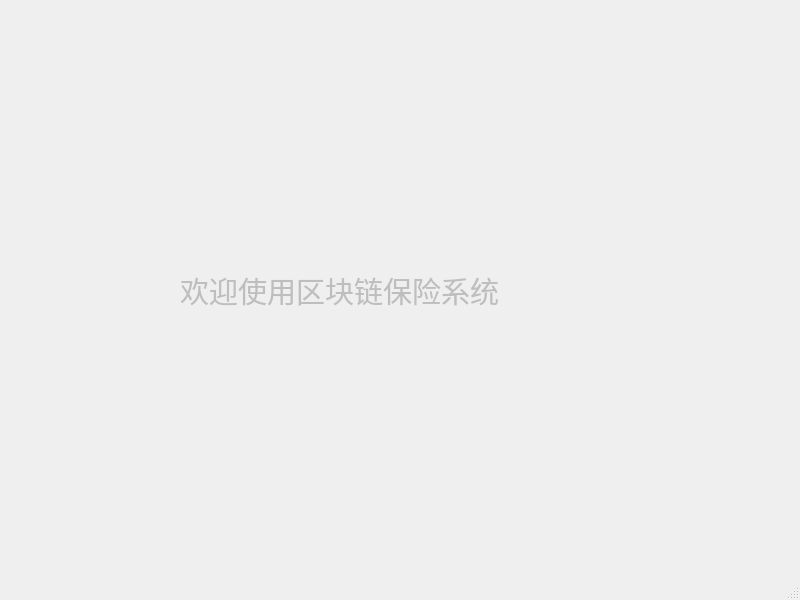
<?xml version="1.0" encoding="UTF-8"?>
<ui version="4.0">
 <class>MainWindow</class>
 <widget class="QMainWindow" name="MainWindow">
  <property name="geometry">
   <rect>
    <x>0</x>
    <y>0</y>
    <width>800</width>
    <height>600</height>
   </rect>
  </property>
  <property name="windowTitle">
   <string>MainWindow</string>
  </property>
  <widget class="QWidget" name="centralwidget">
   <widget class="QLabel" name="label">
    <property name="enabled">
     <bool>false</bool>
    </property>
    <property name="geometry">
     <rect>
      <x>180</x>
      <y>140</y>
      <width>521</width>
      <height>301</height>
     </rect>
    </property>
    <property name="font">
     <font>
      <family>Agency FB</family>
      <pointsize>22</pointsize>
     </font>
    </property>
    <property name="contextMenuPolicy">
     <enum>Qt::PreventContextMenu</enum>
    </property>
    <property name="layoutDirection">
     <enum>Qt::LeftToRight</enum>
    </property>
    <property name="text">
     <string>欢迎使用区块链保险系统</string>
    </property>
   </widget>
  </widget>
  <widget class="QMenuBar" name="menubar">
   <property name="geometry">
    <rect>
     <x>0</x>
     <y>0</y>
     <width>800</width>
     <height>26</height>
    </rect>
   </property>
  </widget>
  <widget class="QStatusBar" name="statusbar"/>
 </widget>
 <resources/>
 <connections/>
</ui>
